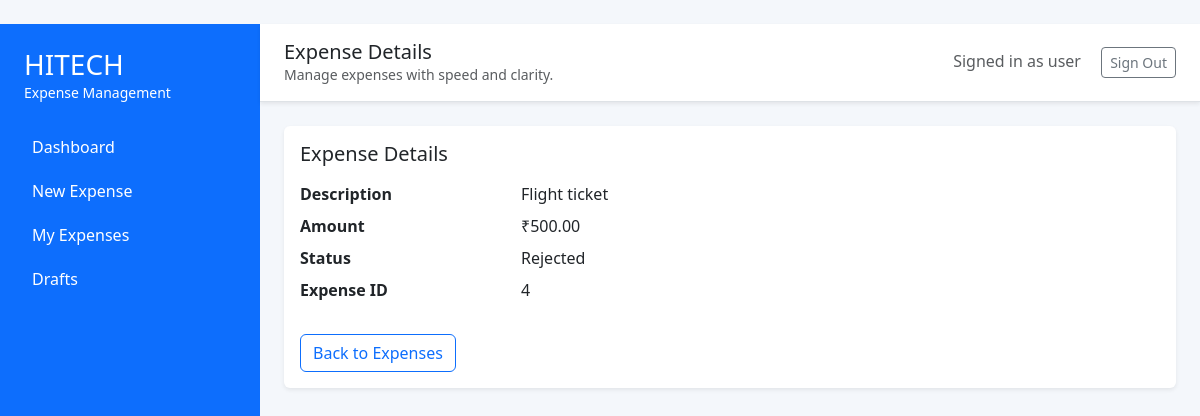
The page /expense/4 (signed in) on the database its author committed.
### src/models/database.py (models this page shows)
class Expense(Base):
    __tablename__ = 'expenses'
    id = Column(Integer, primary_key=True)
    user_id = Column(Integer, ForeignKey('users.id'), nullable=False)
    amount = Column(Float, nullable=False)
    description = Column(String, nullable=False)
    status = Column(String, default='Pending')

### src/views/expenses_view.py (the view)
@expenses_view.route('/expense/<int:expense_id>')
def view_expense(expense_id):
    if 'user_id' not in session:
        flash('Please log in to continue.', 'warning')
        return redirect(url_for('auth.login'))
    expense = db.get_expense(expense_id)
    if expense and expense.user_id == session['user_id']:
        return render_template('view_expense.html', expense=expense)
    else:
        flash('Expense not found', 'danger')
        return redirect(url_for('expenses_view.my_expenses'))

### src/main.py (called while the page is built)
@app.teardown_appcontext
def remove_session(exception=None):
    db_session.remove()

### src/models/database.py (called while the page is built)
    def get_expense(self, expense_id):
        return self.session.query(Expense).filter_by(id=expense_id).first()

### src/templates/view_expense.html (shortened to what this page needs)
﻿{% extends 'base.html' %}
{% block page_title %}Expense Details{% endblock %}
{% block content %}
<div class="card shadow-sm border-0">
  <div class="card-body">
    <h5 class="mb-3">Expense Details</h5>
    <dl class="row mb-4">
      <dt class="col-sm-3">Description</dt>
      <dd class="col-sm-9">{{ expense.description }}</dd>
      <dt class="col-sm-3">Amount</dt>
      <dd class="col-sm-9">₹{{ '{:.2f}'.format(expense.amount) }}</dd>
      <dt class="col-sm-3">Status</dt>
      <dd class="col-sm-9">{{ expense.status }}</dd>
      <dt class="col-sm-3">Expense ID</dt>
      <dd class="col-sm-9">{{ expense.id }}</dd>
    </dl>
    <a href="{{ url_for('expenses_view.my_expenses') }}" class="btn btn-outline-primary">Back to Expenses</a>
  </div>
</div>
{% endblock %}

### rows shown on the page
Expense: description "Flight ticket", amount "500.00", status "Rejected", id "4"

### other values the page prints
{{ session.get('role', 'user') }} "user"
